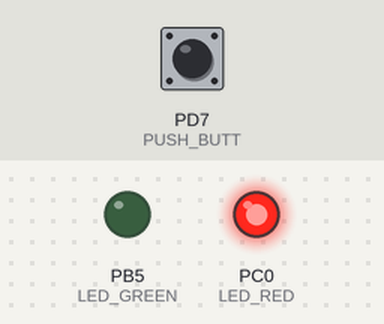
Recording of a program running on a simulated ATmega328P, built with avr-gcc and emulated at 16 MHz. Shown: output pins drawn as LEDs (lit = HIGH). Dashed ring = blinking. The test bench sets the inputs (shaded band); at power-on: PD7 (PUSH_BUTT) HIGH.

Above: at 1.2 s.
1.3 s: PD7 (PUSH_BUTT) pulled LOW for 3.2 s
At 2.2 s:
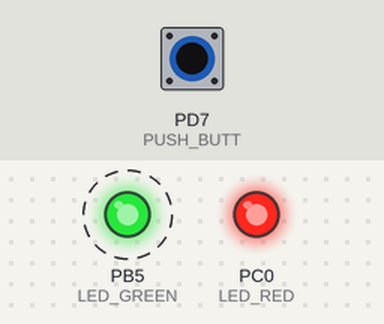
At 5.7 s:
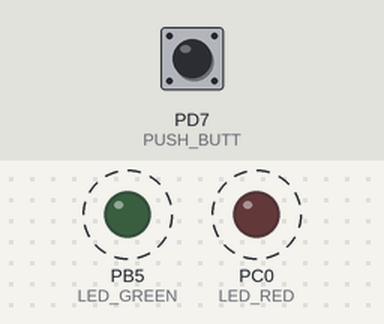
Timing chart, 0 to 7.2 s (numbered marks = the images above; inputs shaded):
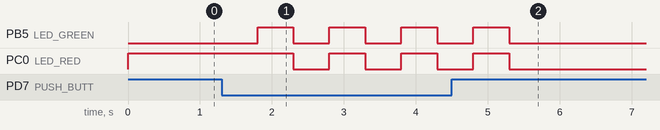

The program:

main.c
```c
// (licence header left out)
/* Defines -----------------------------------------------------------*/
#define LED_GREEN   PB5     // AVR pin where green LED is connected
#define LED_RED   PC0
#define PUSH_BUTT PD7
#define BLINK_DELAY 500
#ifndef F_CPU
# define F_CPU 16000000     // CPU frequency in Hz required for delay
#endif

/* Includes ----------------------------------------------------------*/
#include <util/delay.h>     // Functions for busy-wait delay loops
#include <avr/io.h>
#include <avr/sfr_defs.h>


/* Functions ---------------------------------------------------------*/
/**********************************************************************
 * Function: Main function where the program execution begins
 * Purpose:  Toggle two LEDs when a push button is pressed.
 * Returns:  none
 **********************************************************************/
int main(void)
{
    // Green LED at port B
    // Set pin as output in Data Direction Register...
    DDRB = DDRB | (1<<LED_GREEN);
    // ...and turn LED off in Data Register
    PORTB = PORTB & ~(1<<LED_GREEN);

    // Configure the second LED at port C
	DDRC= DDRC | (1<<LED_RED);
	PORTC = PORTC |=(1<<LED_RED);

	DDRD= DDRD & ~(1<<PUSH_BUTT);
	PORTD = PORTD |=(1<<PUSH_BUTT);

    // Configure Push button at port D and enable internal pull-up resistor

    // Infinite loop
    while (1)
    {
        if (bit_is_clear(PIND, 7))
		{
		_delay_ms(BLINK_DELAY);

        PORTB = PORTB |=(1<<LED_GREEN); //led green high
		PORTC = PORTC |=(1<<LED_RED);

		_delay_ms(BLINK_DELAY);

		PORTB = PORTB & ~(1<<LED_GREEN); //led green high
		PORTC = PORTC & ~(1<<LED_RED);
		}

    }

    // Will never reach this
    return 0;
}
```

Measured:
- after the input at 1.3 s, PB5 (LED_GREEN): alternates HIGH for 0.50 s and LOW for 0.50 s, 8 changes in all, then stays LOW, starting after 0.50 s; PC0 (LED_RED): alternates HIGH for 0.50 s and LOW for 0.50 s, 7 changes in all, then stays LOW, starting after 1.0 s
